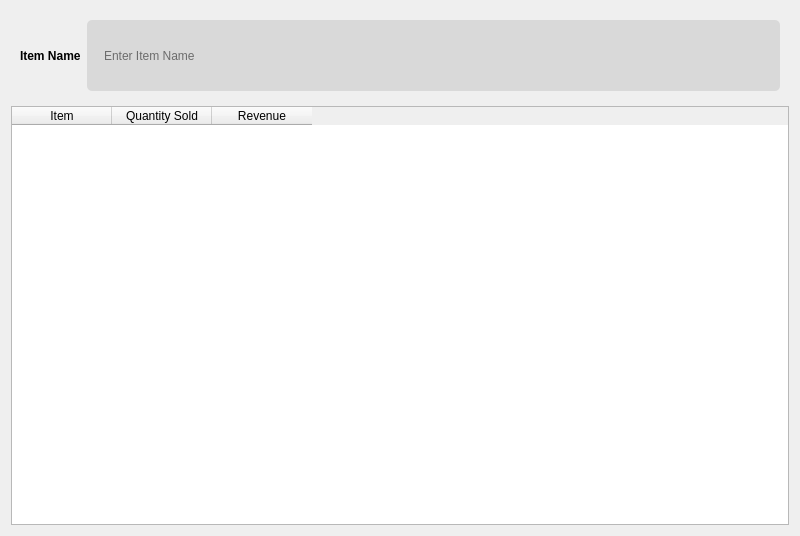
<?xml version="1.0" encoding="UTF-8"?>
<ui version="4.0">
 <class>ItemRevenue</class>
 <widget class="QWidget" name="ItemRevenue">
  <property name="geometry">
   <rect>
    <x>0</x>
    <y>0</y>
    <width>800</width>
    <height>536</height>
   </rect>
  </property>
  <property name="windowTitle">
   <string>Form</string>
  </property>
  <layout class="QVBoxLayout" name="verticalLayout">
   <item>
    <widget class="QFrame" name="horizontalFrame">
     <property name="styleSheet">
      <string notr="true">QLineEdit {
	padding: 20px 15px;

	min-width: 83px;
	height: 31px;

	background: #D9D9D9;
	border-radius: 5px;
}

QLabel {
	font-weight: 700;
}</string>
     </property>
     <layout class="QHBoxLayout" name="horizontalLayout">
      <item>
       <widget class="QLabel" name="label">
        <property name="text">
         <string>Item Name</string>
        </property>
        <property name="margin">
         <number>20</number>
        </property>
       </widget>
      </item>
      <item>
       <widget class="QLineEdit" name="lineEdit">
        <property name="placeholderText">
         <string>Enter Item Name</string>
        </property>
       </widget>
      </item>
     </layout>
    </widget>
   </item>
   <item>
    <widget class="QTableWidget" name="tableWidget">
     <column>
      <property name="text">
       <string>Item</string>
      </property>
     </column>
     <column>
      <property name="text">
       <string>Quantity Sold</string>
      </property>
     </column>
     <column>
      <property name="text">
       <string>Revenue</string>
      </property>
     </column>
    </widget>
   </item>
  </layout>
 </widget>
 <resources/>
 <connections/>
</ui>
